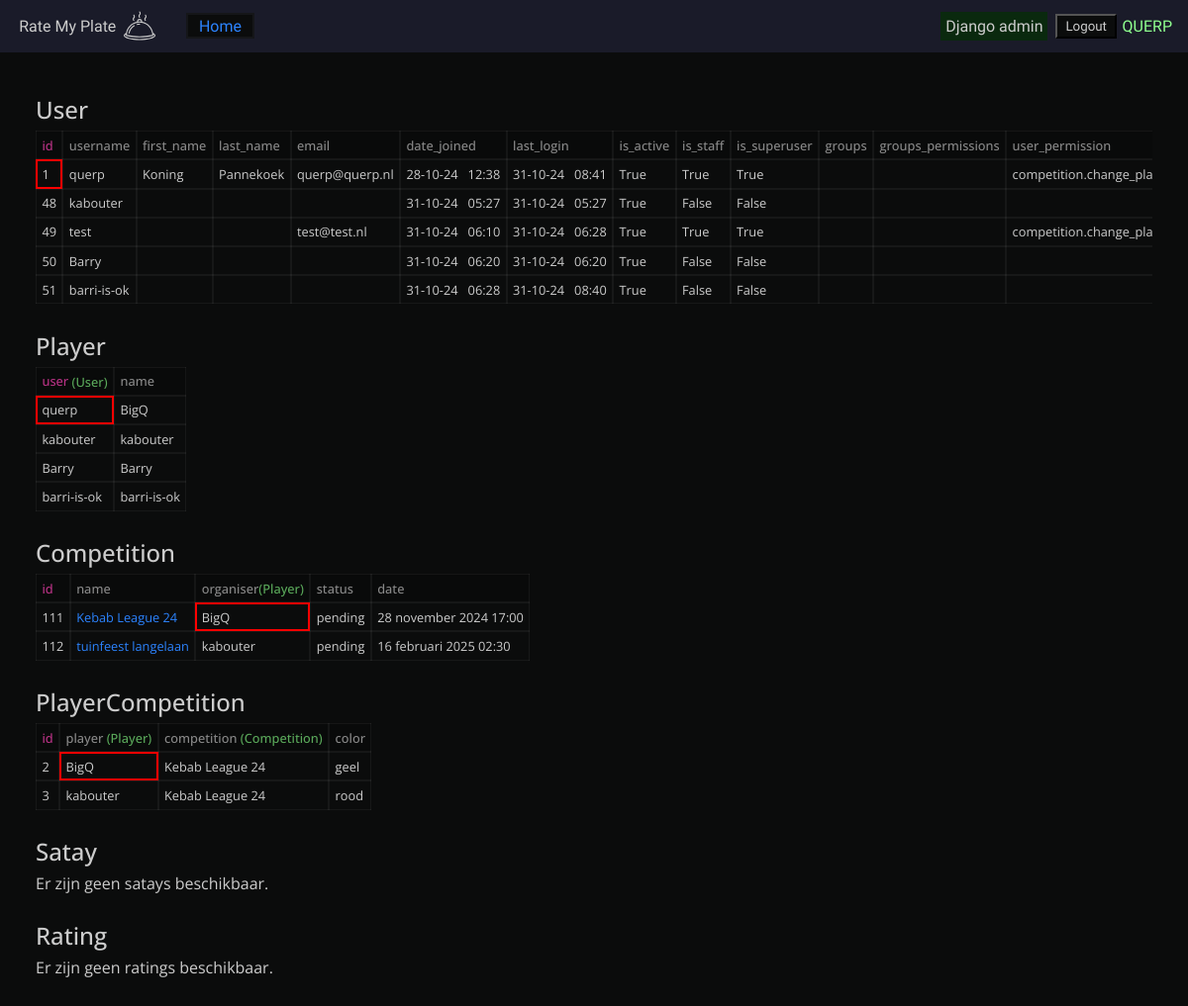
The app's page /db/ (signed in) with its own data.
### competition/models.py (models this page shows, shortened)
class Player(models.Model):
    user = models.OneToOneField(settings.AUTH_USER_MODEL, on_delete=models.CASCADE, primary_key=True)
    name = models.CharField(max_length=100)

class Competition(models.Model):
    name = models.CharField(max_length=100)
    status = models.CharField(blank=True, null=True, max_length=100)
    organiser = models.ForeignKey(Player, on_delete=models.CASCADE)
    date = models.DateTimeField(blank=True, null=True)

class PlayerCompetition(models.Model):
    player = models.ForeignKey(Player, on_delete=models.CASCADE)
    competition = models.ForeignKey(Competition, on_delete=models.CASCADE)
    color = models.CharField(blank=True, null=True, max_length=100)
    class Meta:
        unique_together = ('player', 'competition')  # Ensures each player can join each competition only once

### competition/views.py (the view)
# urls.py: path('db/', views.database, name='database'),
@login_required
def database(request):
    num_visits = request.session.get('num_visits', 0)
    num_visits += 1
    request.session['num_visits'] = num_visits
    User = get_user_model()
    user_list = User.objects.all()
    player_list = Player.objects.all()
    competition_list = Competition.objects.all()
    player_competition_list = PlayerCompetition.objects.all()
    satay_list = Satay.objects.all()
    rating_list = Rating.objects.all()
    context = {
        "user_list": user_list,
        "player_list": player_list,
        "competition_list": competition_list,
        "player_competition_list": player_competition_list,
        "satay_list": satay_list,
        "rating_list": rating_list,
        "num_visits": num_visits,
    }
    return render(request, "competition/db.html", context)

### competition/templates/competition/db.html (shortened to what this page needs)
{% extends 'competition/base.html' %}
{% block nav_links_extend %}
  <a href="{% url 'index' %}">Home</a>
{% endblock nav_links_extend %}
{% block content %}
<section class="user">
    <h2>User</h2>
    {% if user_list %}
        <div class="table">
            <span class="th pk">id</span>
            <span class="th">username</span>
            <span class="th">first_name</span>
            <span class="th">last_name</span>
            <span class="th">email</span>
            <span class="th">date_joined</span>
            <span class="th">last_login</span>
            <span class="th">is_active</span>
            <span class="th">is_staff</span>
            <span class="th">is_superuser</span>
            <span class="th">groups</span>
            <span class="th">groups_permissions</span>
            <span class="th">user_permission</span>
            {% for user in user_list %}
                <span class="pk {% if request.user == user %}me{% endif %}">{{ user.id }}</span>
                <span class="XXXXXXXXXXXXX">{{ user.username }}</span>
                <span>{{ user.first_name }}</span>
                <span>{{ user.last_name }}</span>
                <span>{{ user.email }}</span>
                <span>{{ user.date_joined|date:"d-m-y" }} &nbsp; {{ user.date_joined|time:"H:i" }}</span>
                <span>{{ user.last_login|date:"d-m-y" }} &nbsp; {{ user.last_login|time:"H:i" }}</span>
                <span>{{ user.is_active }}</span>
                <span>{{ user.is_staff }}</span>
                <span>{{ user.is_superuser }}</span>
                <span>
                </span>
                <span>
                </span>
                <span>
                {% for permission in user.get_user_permissions %}
                    {{ permission }},
                {% endfor %}
                </span>
            {% endfor %}
        </div>
    {% else %}
        <p>Er zijn geen users beschikbaar.</p>
    {% endif %}
</section>
<section class="player">
    <h2>Player</h2>
    {% if player_list %}
        <div class="table">
            <span class="th pk">user <span class="fk">(User)</span></span>
            <span class="th">name</span>
        {% for player in player_list %}
        <span class="{% if request.user == player.user %}me{% endif %}">{{ player.user.username }}</span>
        <span>{{ player.name }}</span>
        {% endfor %}
        </div>
    {% else %}
        <p>Er zijn geen players beschikbaar.</p>
    {% endif %}
</section>
<section class="competition">
    <h2>Competition</h2>
    {% if competition_list %}
        <div class="table">
            <span class="th pk">id</span>
            <span class="th">name</span>
            <span class="th">organiser<span class="fk">(Player)</span></span>
            <span class="th">status</span>
            <span class="th">date</span>
        {% for competition in competition_list %}
            <span>{{ competition.id }}</span>
            <span><a href="/competition/{{ competition.id }}/">{{ competition.name }}</a></span>
            <span class="{% if request.user == competition.organiser.user %}me{% endif %}">{{ competition.organiser.name }}</span>
            <span>{{ competition.status }}</span>
            <span>{{ competition.date }}</span>
        {% endfor %}
        </div>
    {% else %}
        <p>Er zijn geen competitions beschikbaar.</p>
    {% endif %}
</section>
<section class="player-competition">
    <h2>PlayerCompetition</h2>
    {% if player_competition_list %}
        <div class="table">
            <span class="th pk">id</span>
            <span class="th">player <span class="fk">(Player)</span></span>
            <span class="th">competition <span class="fk">(Competition)</span></span>
            <span class="th">color</span>
            {% for player_competition in player_competition_list %}
                <span>{{ player_competition.id }}</span>
                <span class="{% if request.user == player_competition.player.user %}me{% endif %}">{{ player_competition.player.name }}</span>
                <span>{{ player_competition.competition.name }}</span>
                <span>{{ player_competition.color }}</span>
            {% endfor %}
        </div>
    {% else %}
        <p>Er zijn geen players-competitions beschikbaar.</p>
    {% endif %}
</section>
<section class="satay">
    <h2>Satay</h2>
    {% if satay_list %}
    <div class="table">
        <span class="th pk">cook<span class="fk">(PlayerCompetition)</span></span>
        {% for satay in satay_list  %}
            <span class="{% if request.user == satay.cook.player.user %}me{% endif %}">{{ satay.cook.player.name }}</span>
        {% endfor %}
    </div>
    {% else %}
        <p>Er zijn geen satays beschikbaar.</p>
    {% endif %}
</section>
<section class="rating">
    <h2>Rating</h2>
    {% if rating_list %}
    <div class="table">
        <span class="th pk">id</span>
        <span class="th">satay<span class="fk">(Satay)</span></span>
        <span class="th">rater<span class="fk">(PlayerCompetition)</span></span>
        <span class="th">taste</span>
        <span class="th">tenderness</span>
        {% for rating in rating_list %}
            <span>{{rating.id}}</span>
            <span class="{% if request.user == rating.satay.cook.player.user %}me{% endif %}">{{rating.satay.cook.player.name}}</span>
            <span class="{% if request.user == rating.rater.player.user %}me{% endif %}">{{rating.rater.player.name}}</span>
            <span>{{rating.taste}}</span>
            <span>{{rating.tenderness}}</span>
        {% endfor %}
    </div>
    {% else %}
        <p>Er zijn geen ratings beschikbaar.</p>
    {% endif %}
</section>
{% endblock content%}

### competition/templates/competition/base.html (shortened to what this page needs)
{% extends 'base.html' %}
{% load static %}
{% block head_links %}
    <link rel="stylesheet" href="{% static 'competition/competition_base.css' %}">
{% endblock head_links %}
{% block nav_links %}
    {% block nav_links_extend %}{% endblock nav_links_extend %}
{% endblock nav_links %}

### templates/base.html (shortened to what this page needs)
{% load static %}
<!DOCTYPE html>
<html lang="nl">
<head>
    <link rel="stylesheet" href="{% static 'reset.css' %}">
    <link rel="stylesheet" href="{% static 'base.css' %}">
    <link rel="stylesheet" href="{% static 'header.css' %}">
    {% block head_links %}{% endblock head_links %}
</head>
<body>
    <header>
        <a href="/" class="logo">
            <p>Rate My Plate</p>
            <img src="{% static 'competition/logo.svg' %}" alt="">
        </a>
        <div class="links">
            {% block nav_links %}
            {% endblock nav_links %}
        </div>
        <div class="active_user">
            {% if user.is_superuser %}
            <a href="{% url 'admin:index' %}">Django admin</a>
            {% endif %}
            {% if user.is_authenticated %}
            <form id="logout-form" method="post" action="{% url 'logout' %}">
                <button type="submit" class="btn btn-link">Logout</button>
            </form>
            <p class="username {% if user.is_superuser %}superuser{% endif %}">{{ user.username }}</p>
            {% else %}
                <p>Logged out</p>
                {% comment %} <p><a href="{% url 'login' %}" target="_self">login</a></p> {% endcomment %}
            {% endif %}
        </div>
    </header>
    <main>
        {% block content %}{% endblock content %}
    </main>
</body>
</html>

### static/base.css (style rules this page uses)
:root { --txt-main-clr: #ccc; --bg-clr: #0b0c0c; --link-clr: #2c84ff; --link-sec-clr: hsla(215, 100%, 59%, 0.12); --link-bg-hover: #040404; --th-bg-clr: #090a0a; --th-fk: #5aa85a; --th-pk: #b83285; --alert-succes:#28a745; --alert-info:var(--link-clr); --alert-warning:#ffb92c; --alert-error:#ff2c2c; }
body { background: var(--bg-clr) ; font-family: 'open sans'; color: var(--txt-main-clr); }

### records on screen
Player: user.username "querp", name "BigQ"
Player: user.username "kabouter", name "kabouter"
Player: user.username "Barry", name "Barry"
Player: user.username "barri-is-ok", name "barri-is-ok"
Competition: id "111", name "Kebab League 24", organiser.name "BigQ", status "pending", date "28 november 2024 17:00"
Competition: id "112", name "tuinfeest langelaan", organiser.name "kabouter", status "pending", date "16 februari 2025 02:30"
PlayerCompetition: id "2", player.name "BigQ", competition.name "Kebab League 24", color "geel"
PlayerCompetition: id "3", player.name "kabouter", competition.name "Kebab League 24", color "rood"

### other values on screen
{{ user.username }} "QUERP"
{{ user.id }} "1"
{{ user.username }} "querp"
{{ user.first_name }} "Koning"
{{ user.last_name }} "Pannekoek"
{{ user.email }} "querp@querp.nl"
{{ user.date_joined|date:"d-m-y" }} "28-10-24"
{{ user.date_joined|time:"H:i" }} "12:38"
{{ user.last_login|date:"d-m-y" }} "31-10-24"
{{ user.last_login|time:"H:i" }} "08:41"
{{ user.is_active }} "True"
{{ user.is_staff }} "True"
{{ user.is_superuser }} "True"
{{ user.id }} "48"
{{ user.username }} "kabouter"
